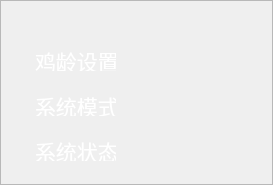
  <widget class="QFrame" name="frame_4">
   <property name="geometry">
    <rect>
     <x>632</x>
     <y>8</y>
     <width>273</width>
     <height>185</height>
    </rect>
   </property>
   <property name="styleSheet">
    <string notr="true">#frame_4{
border-image: url(:/UI/Frame/modeSet.png);}</string>
   </property>
   <property name="frameShape">
    <enum>QFrame::StyledPanel</enum>
   </property>
   <property name="frameShadow">
    <enum>QFrame::Raised</enum>
   </property>
   <widget class="QLabel" name="label_7">
    <property name="geometry">
     <rect>
      <x>35</x>
      <y>50</y>
      <width>81</width>
      <height>21</height>
     </rect>
    </property>
    <property name="palette">
     <palette>
      <active>
       <colorrole role="WindowText">
        <brush brushstyle="SolidPattern">
         <color alpha="255">
          <red>255</red>
          <green>255</green>
          <blue>255</blue>
         </color>
        </brush>
       </colorrole>
      </active>
      <inactive>
       <colorrole role="WindowText">
        <brush brushstyle="SolidPattern">
         <color alpha="255">
          <red>255</red>
          <green>255</green>
          <blue>255</blue>
         </color>
        </brush>
       </colorrole>
      </inactive>
      <disabled>
       <colorrole role="WindowText">
        <brush brushstyle="SolidPattern">
         <color alpha="255">
          <red>190</red>
          <green>190</green>
          <blue>190</blue>
         </color>
        </brush>
       </colorrole>
      </disabled>
     </palette>
    </property>
    <property name="font">
     <font>
      <pointsize>16</pointsize>
     </font>
    </property>
    <property name="text">
     <string>鸡龄设置</string>
    </property>
   </widget>
   <widget class="QLabel" name="label_8">
    <property name="geometry">
     <rect>
      <x>35</x>
      <y>95</y>
      <width>81</width>
      <height>21</height>
     </rect>
    </property>
    <property name="palette">
     <palette>
      <active>
       <colorrole role="WindowText">
        <brush brushstyle="SolidPattern">
         <color alpha="255">
          <red>255</red>
          <green>255</green>
          <blue>255</blue>
         </color>
        </brush>
       </colorrole>
      </active>
      <inactive>
       <colorrole role="WindowText">
        <brush brushstyle="SolidPattern">
         <color alpha="255">
          <red>255</red>
          <green>255</green>
          <blue>255</blue>
         </color>
        </brush>
       </colorrole>
      </inactive>
      <disabled>
       <colorrole role="WindowText">
        <brush brushstyle="SolidPattern">
         <color alpha="255">
          <red>190</red>
          <green>190</green>
          <blue>190</blue>
         </color>
        </brush>
       </colorrole>
      </disabled>
     </palette>
    </property>
    <property name="font">
     <font>
      <pointsize>16</pointsize>
     </font>
    </property>
    <property name="text">
     <string>系统模式</string>
    </property>
   </widget>
   <widget class="QLabel" name="label_12">
    <property name="geometry">
     <rect>
      <x>35</x>
      <y>140</y>
      <width>81</width>
      <height>21</height>
     </rect>
    </property>
    <property name="palette">
     <palette>
      <active>
       <colorrole role="WindowText">
        <brush brushstyle="SolidPattern">
         <color alpha="255">
          <red>255</red>
          <green>255</green>
          <blue>255</blue>
         </color>
        </brush>
       </colorrole>
      </active>
      <inactive>
       <colorrole role="WindowText">
        <brush brushstyle="SolidPattern">
         <color alpha="255">
          <red>255</red>
          <green>255</green>
          <blue>255</blue>
         </color>
        </brush>
       </colorrole>
      </inactive>
      <disabled>
       <colorrole role="WindowText">
        <brush brushstyle="SolidPattern">
         <color alpha="255">
          <red>190</red>
          <green>190</green>
          <blue>190</blue>
         </color>
        </brush>
       </colorrole>
      </disabled>
     </palette>
    </property>
    <property name="font">
     <font>
      <pointsize>16</pointsize>
     </font>
    </property>
    <property name="text">
     <string>系统状态</string>
    </property>
   </widget>
  </widget>
